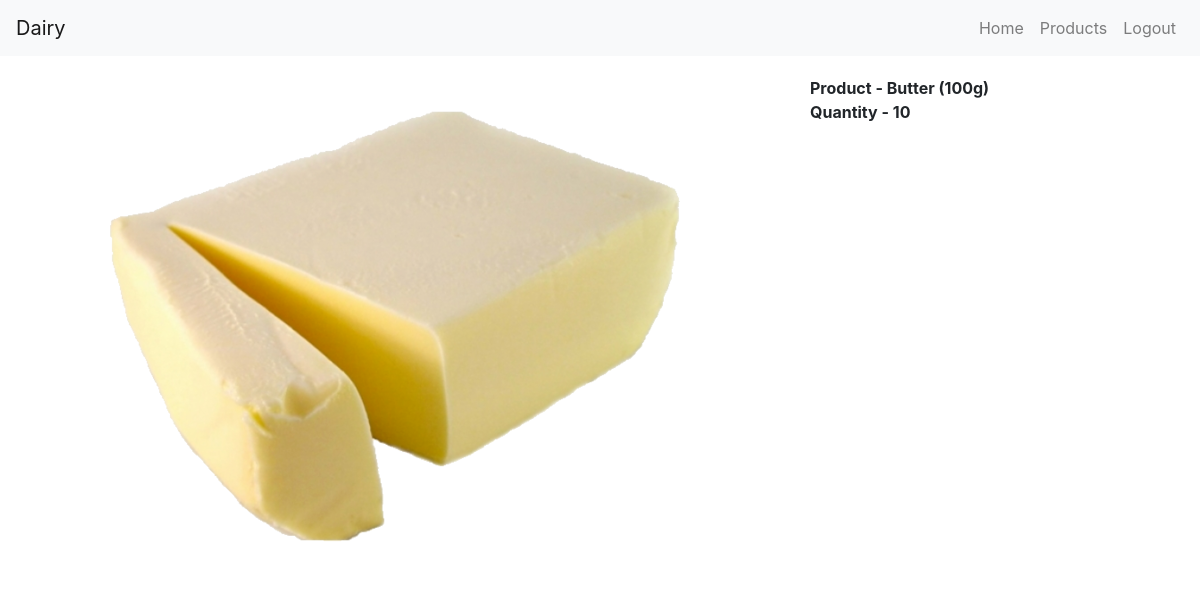
The app's page /product/1/ (signed in) with its own data.
### product/models.py (models this page shows, shortened)
class Product(models.Model):
    name = models.CharField(max_length=255)
    quantity = models.IntegerField()
    product_image = models.ImageField(upload_to='profile_pics',blank=True)

### product/views.py (the view)
# urls.py: path('<pk>/',views.product_detail,name='detail'),
@login_required
def product_detail(request,pk):
    obj = Product.objects.get(pk=pk)
    return render(request,'product_detail.html',{'product':obj})

### templates/product_detail.html (shortened to what this page needs)
{% extends "base.html" %}
{% block content %}
<div class='im'>
    <img src="{{ product.product_image.url }}" alt="">
</div>
<div class="pro">
    Product - {{ product.name }}<br>
    Quantity - {{ product.quantity }}
</div>
{% endblock %}

### static/css/style.css (style rules this page uses)
.im { float: left; margin: 20px; }
.pro { float:left; margin: 20px; font-weight: bold; }

### records on screen
Product: product_image (picture), name "Butter (100g)", quantity "10"
